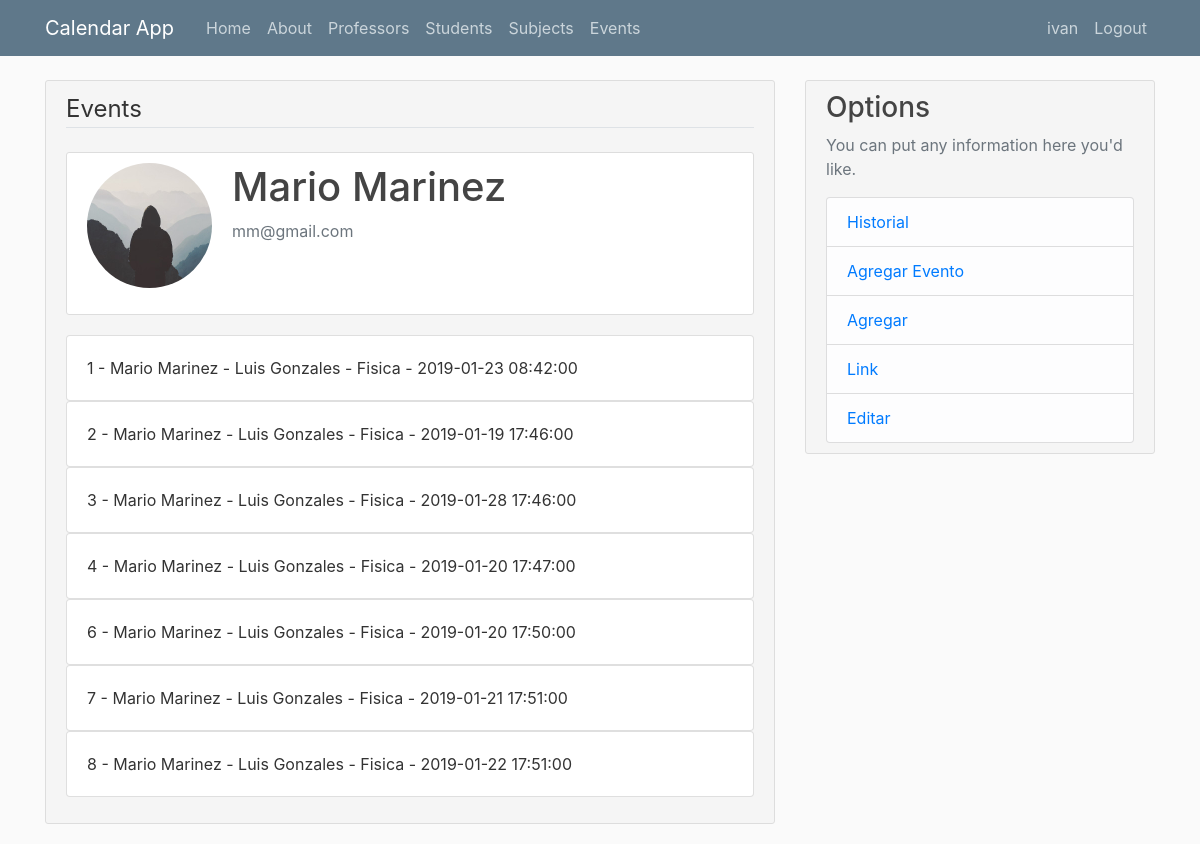
/professor?id=1 (signed in), run on the app's committed database.
### flaskcalendar/models.py (models this page shows, shortened)
class User(db.Model, UserMixin):
    id = db.Column(db.Integer, primary_key=True)
    username = db.Column(db.String(20), unique=True, nullable=False)
    email = db.Column(db.String(120), unique=True, nullable=False)
    image_file = db.Column(db.String(20), nullable=False, default='default.jpg')
    password = db.Column(db.String(60), nullable=False)
    events = db.relationship('Event', backref='author', lazy=True, cascade="all, delete-orphan")
    professors = db.relationship('Professor', backref='author', lazy=True, cascade="all, delete-orphan")
    students = db.relationship('Student', backref='author', lazy=True, cascade="all, delete-orphan")
    subjects = db.relationship('Subject', backref='author', lazy=True, cascade="all, delete-orphan")
    history = db.relationship('History', backref='author', lazy=True, cascade="all, delete-orphan")

class Professor(db.Model):
    id = db.Column(db.Integer, primary_key=True)
    name = db.Column(db.String(100), nullable=False)
    last_name = db.Column(db.String(100), nullable=False)
    email = db.Column(db.String(120), unique=True, nullable=True)
    phone = db.Column(db.Integer)
    events = db.relationship('Event', backref='professor', lazy=True, cascade="all, delete-orphan")
    subjects = db.relationship('ProfessorSubjects', backref='professor', lazy=True, cascade="all, delete-orphan")
    author_id =  db.Column(db.Integer, db.ForeignKey('user.id'), nullable=False)
    def fullName(self):
        return f"{self.name} {self.last_name}"

class Event(db.Model):
    id = db.Column(db.Integer, primary_key=True)
    professor_id = db.Column(db.Integer, db.ForeignKey('professor.id'), nullable=False)
    student_id = db.Column(db.Integer, db.ForeignKey('student.id'), nullable=False)
    subject_id = db.Column(db.Integer, db.ForeignKey('subject.id'), nullable=False)
    author_id =  db.Column(db.Integer, db.ForeignKey('user.id'), nullable=False)
    status = db.Column(db.Boolean, nullable=False,  default=True)
    time = db.Column(db.DateTime, nullable=False, default=datetime.utcnow)

class Student(db.Model):
    id = db.Column(db.Integer, primary_key=True)
    name = db.Column(db.String(100), nullable=False)
    last_name = db.Column(db.String(100), nullable=False)
    email = db.Column(db.String(120), nullable=True)
    phone = db.Column(db.Integer, nullable=True)
    events = db.relationship('Event', backref='student', lazy=True, cascade="all, delete-orphan")
    author_id =  db.Column(db.Integer, db.ForeignKey('user.id'), nullable=False)

class Subject(db.Model):
    id = db.Column(db.Integer, primary_key=True)
    subject = db.Column(db.String(100), nullable=False)
    events = db.relationship('Event', backref='subject', lazy=True, cascade="all, delete-orphan")
    professors = db.relationship('ProfessorSubjects', backref='subject', lazy=True, cascade="all, delete-orphan")
    author_id =  db.Column(db.Integer, db.ForeignKey('user.id'), nullable=False)

### flaskcalendar/professors/routes.py (the view)
@professorsAPP.route("/professor")
def professor():
    if request.method == 'GET' and request.args.get('id'):
        professor_id = int(request.args.get('id'))
        instance = Professor.query.filter_by(id=professor_id).first()
        if isAuthor(instance):
            return render_template('professors/professor.html',title=f'{instance.fullName()} Events', instance=instance)
    return redirect(url_for('professors.professors'))

### flaskcalendar/models.py (called while the page is built)
@login_manager.user_loader
def load_user(user_id):
    return User.query.get(int(user_id))

### flaskcalendar/users/utils.py (called while the page is built)
def isAuthor(instance,current_user=current_user):
    if instance and instance.author_id == current_user.id:
        return True
    else:
        return False

### flaskcalendar/templates/professors/professor.html (shortened to what this page needs)
{% extends "layout.html" %}
{% block content %}
    <div class="content-section">
        <fieldset class="form-group">
            <legend class='border-bottom mb-4'>{{ fullName }} Events</legend>
            <fieldset>
                <div class="content-section" style="background-color:white">
                    <div class="media">
                    <img class="rounded-circle account-img" src="{{  url_for('static',filename='pics/default.jpg') }}">
                    <div class="media-body">
                        <h2 class="account-heading">{{ instance.fullName() }}</h2>
                        <p class="text-secondary">{{instance.email}}</p>
                    </div>
                </div>
            </fieldset>
            {% for event in instance.events %}
            <div class="card">
                <div class="card-body">
                    {{event.id}} - {{event.professor.name}} {{event.professor.last_name}} - {{event.student.name}} {{event.student.last_name}} - {{event.subject.subject}} - {{event.time}}
                </div>
            </div>
            {% endfor %}
        </fieldset>
    </div>
{% endblock content %}

### flaskcalendar/templates/layout.html (shortened to what this page needs)
<!DOCTYPE html>
<html>
<head>
    <link rel="stylesheet" href="{{url_for('static',filename='css/bootstrap.min.css')}}" >
    <link rel="stylesheet" href="{{url_for('static',filename='css/main.css')}}" >
</head>
<body>
    <header class="site-header">
      <nav class="navbar navbar-expand-md navbar-dark bg-steel fixed-top">
        <div class="container">
          <a class="navbar-brand mr-4" href="{{url_for('main.home')}}">Calendar App</a>
          <div class="collapse navbar-collapse" id="navbarToggle">
            <div class="navbar-nav mr-auto">
              <a class="nav-item nav-link" href="{{url_for('main.home')}}">Home</a>
              <a class="nav-item nav-link" href="{{url_for('main.about')}}">About</a>
              <a class="nav-item nav-link" href="{{url_for('professors.professors')}}">Professors</a>
              <a class="nav-item nav-link" href="{{url_for('students.students')}}">Students</a>
              <a class="nav-item nav-link" href="{{url_for('subjects.subjects')}}">Subjects</a>
              <a class="nav-item nav-link" href="{{url_for('events.events')}}">Events</a>
            </div>
            <div class="navbar-nav">
              {% if current_user.is_authenticated %}
                <a class="nav-item nav-link" href="{{url_for('users.account')}}">{{ current_user.username }}</a>
                <a class="nav-item nav-link" href="{{url_for('users.logout')}}">Logout</a>
              {% else %}
                <a class="nav-item nav-link" href="{{url_for('users.login')}}">Login</a>
                <a class="nav-item nav-link" href="{{url_for('users.register')}}">Register</a>
              {% endif %}
            </div>
          </div>
        </div>
      </nav>
    </header>
        <main role="main" class="container">
          <div class="row">
            <div class="col-md-8">
            {% block content %}
            {% endblock %}
            </div>
            <div class="col-md-4">
              <div class="content-section">
                <h3>Options</h3>
                <p class='text-muted'>You can put any information here you'd like.
                  <ul class="list-group">
                    <li class="list-group-item list-group-item-light"><a  href="{{ url_for('main.history') }}">Historial</a></li>
                    <li class="list-group-item list-group-item-light"><a href="{{ url_for('events.create_event') }}">Agregar Evento</a></li>
                    <li class="list-group-item list-group-item-light"><a href="{{ url_for('main.add') }}">Agregar</a></li>
                    <li class="list-group-item list-group-item-light"><a href="{{ url_for('main.link') }}">Link</a></li>
                    <li class="list-group-item list-group-item-light"><a href="{{url_for('main.edit') }}">Editar</a></li>
                  </ul>
              </div>
            </div>
          </div>
        </main>
</body>
</html>

### flaskcalendar/static/css/main.css (style rules this page uses)
body { background: #fafafa; color: #333333; margin-top: 5rem; }
h1, h2, h3, h4, h5, h6 { color: #444444; }
.bg-steel { background-color: #5f788a; }
.site-header .navbar-nav .nav-link { color: #cbd5db; }
.content-section { background-color: #f5f5f5; padding: 10px 20px; border: 1px solid #dddddd; border-radius: 3px; margin-bottom: 20px; }
.account-img { height: 125px; width: 125px; margin-right: 20px; margin-bottom: 16px; }
.account-heading { font-size: 2.5rem; }

### data on the page
User: username "ivan"
Professor: fullName "Mario Marinez", email "mm@gmail.com"
Event: id "1", professor.name "Mario", professor.last_name "Marinez", student.name "Luis", student.last_name "Gonzales", subject.subject "Fisica", time "2019-01-23 08:42:00"
Event: id "2", professor.name "Mario", professor.last_name "Marinez", student.name "Luis", student.last_name "Gonzales", subject.subject "Fisica", time "2019-01-19 17:46:00"
Event: id "3", professor.name "Mario", professor.last_name "Marinez", student.name "Luis", student.last_name "Gonzales", subject.subject "Fisica", time "2019-01-28 17:46:00"
Event: id "4", professor.name "Mario", professor.last_name "Marinez", student.name "Luis", student.last_name "Gonzales", subject.subject "Fisica", time "2019-01-20 17:47:00"
Event: id "6", professor.name "Mario", professor.last_name "Marinez", student.name "Luis", student.last_name "Gonzales", subject.subject "Fisica", time "2019-01-20 17:50:00"
Event: id "7", professor.name "Mario", professor.last_name "Marinez", student.name "Luis", student.last_name "Gonzales", subject.subject "Fisica", time "2019-01-21 17:51:00"
Event: id "8", professor.name "Mario", professor.last_name "Marinez", student.name "Luis", student.last_name "Gonzales", subject.subject "Fisica", time "2019-01-22 17:51:00"
